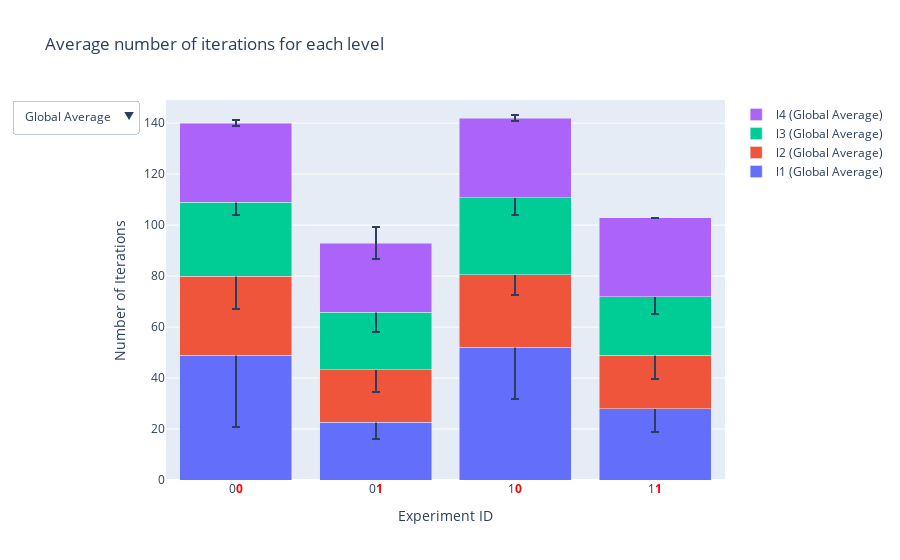

The cell this chart's notebook holds for it:
### Markdown cell above
## Iterations

### Code cell
fig = go.Figure()

# Add traces for each level and each subject
for subject in subjects:
    subject_data = stats[stats["subj_id"] == subject]
    fig.add_trace(
        go.Bar(
            x=subject_data["highlighted_label"],
            y=subject_data["l1_mean"],
            name=f"l1 ({subject})",
            visible=(subject == "Global Average"),
            error_y=dict(type="data", array=subject_data["l1_std"]),
        )
    )
    fig.add_trace(
        go.Bar(
            x=subject_data["highlighted_label"],
            y=subject_data["l2_mean"],
            name=f"l2 ({subject})",
            visible=(subject == "Global Average"),
            error_y=dict(type="data", array=subject_data["l2_std"]),
        )
    )
    fig.add_trace(
        go.Bar(
            x=subject_data["highlighted_label"],
            y=subject_data["l3_mean"],
            name=f"l3 ({subject})",
            visible=(subject == "Global Average"),
            error_y=dict(type="data", array=subject_data["l3_std"]),
        )
    )
    fig.add_trace(
        go.Bar(
            x=subject_data["highlighted_label"],
            y=subject_data["l4_mean"],
            name=f"l4 ({subject})",
            visible=(subject == "Global Average"),
            error_y=dict(type="data", array=subject_data["l4_std"]),
        )
    )

buttons = get_dropdown(subjects)

# Update layout with dropdown menu and stack bars
y_max = (
    stats.groupby("exp_id")[["l1_mean", "l2_mean", "l3_mean", "l4_mean"]]
    .mean()
    .sum(axis=1)
    .max()
)
fig.update_layout(
    updatemenus=[dict(type="dropdown", showactive=True, buttons=buttons)],
    barmode="stack",
    title="Average number of iterations for each level",
    xaxis_title="Experiment ID",
    yaxis_title="Number of Iterations",
    yaxis=dict(
        range=[
            0,
            y_max * 1.05,
        ]
    ),
)

fig.show()
fig.write_html(figure_dir / "iterations.html")
fig.write_image(figure_dir / "iterations.png")

### Figure 1 — Plotly figure (JSON) as saved in the notebook; plotly's stock layout.template omitted (floating-point values rounded to 4 significant figures)
{"data": [{"error_y": {"array": [35.63, 4.581, 14.95, 12.51], "type": "data"}, "name": "l1 (s003)", "type": "bar", "visible": false, "x": ["0<b style='color:red;'>0</b>", "0<b style='color:red;'>1</b>", "1<b style='color:red;'>0</b>", "1<b style='color:red;'>1</b>"], "y": [74, 20.9, 61.6, 27.4]}, {"error_y": {"array": [16.66, 9.286, 7.009, 14.01], "type": "data"}, "name": "l2 (s003)", "type": "bar", "visible": false, "x": ["0<b style='color:red;'>0</b>", "0<b style='color:red;'>1</b>", "1<b style='color:red;'>0</b>", "1<b style='color:red;'>1</b>"], "y": [33.8, 24, 27.7, 29.1]}, {"error_y": {"array": [5.915, 9.044, 8.561, 8.37], "type": "data"}, "name": "l3 (s003)", "type": "bar", "visible": false, "x": ["0<b style='color:red;'>0</b>", "0<b style='color:red;'>1</b>", "1<b style='color:red;'>0</b>", "1<b style='color:red;'>1</b>"], "y": [28.1, 29.7, 32.8, 22.5]}, {"error_y": {"array": [1.252, 6.381, 2.359, 0], "type": "data"}, "name": "l4 (s003)", "type": "bar", "visible": false, "x": ["0<b style='color:red;'>0</b>", "0<b style='color:red;'>1</b>", "1<b style='color:red;'>0</b>", "1<b style='color:red;'>1</b>"], "y": [30.3, 28.6, 31.7, 31]}, {"error_y": {"array": [5.94, 4.347, 6.896, 7.214], "type": "data"}, "name": "l1 (s017)", "type": "bar", "visible": false, "x": ["0<b style='color:red;'>0</b>", "0<b style='color:red;'>1</b>", "1<b style='color:red;'>0</b>", "1<b style='color:red;'>1</b>"], "y": [40.44, 22.3, 46.88, 29.6]}, {"error_y": {"array": [2.0, 4.358, 0.9258, 5.417], "type": "data"}, "name": "l2 (s017)", "type": "bar", "visible": false, "x": ["0<b style='color:red;'>0</b>", "0<b style='color:red;'>1</b>", "1<b style='color:red;'>0</b>", "1<b style='color:red;'>1</b>"], "y": [32, 17.9, 32, 17.3]}, {"error_y": {"array": [1.667, 7.749, 3.091, 5.168], "type": "data"}, "name": "l3 (s017)", "type": "bar", "visible": false, "x": ["0<b style='color:red;'>0</b>", "0<b style='color:red;'>1</b>", "1<b style='color:red;'>0</b>", "1<b style='color:red;'>1</b>"], "y": [31.56, 22.4, 33.12, 21.6]}, {"error_y": {"array": [0.6667, 6.67, 0, 0], "type": "data"}, "name": "l4 (s017)", "type": "bar", "visible": false, "x": ["0<b style='color:red;'>0</b>", "0<b style='color:red;'>1</b>", "1<b style='color:red;'>0</b>", "1<b style='color:red;'>1</b>"], "y": [31.22, 26.6, 31, 31]}, {"error_y": {"array": [4.392, 9.009, 13.91, 7.88], "type": "data"}, "name": "l1 (s025)", "type": "bar", "visible": false, "x": ["0<b style='color:red;'>0</b>", "0<b style='color:red;'>1</b>", "1<b style='color:red;'>0</b>", "1<b style='color:red;'>1</b>"], "y": [24.2, 21.4, 30.4, 23.1]}, {"error_y": {"array": [7.439, 6.255, 4.551, 5.25], "type": "data"}, "name": "l2 (s025)", "type": "bar", "visible": false, "x": ["0<b style='color:red;'>0</b>", "0<b style='color:red;'>1</b>", "1<b style='color:red;'>0</b>", "1<b style='color:red;'>1</b>"], "y": [20.7, 21.7, 18.6, 16.3]}, {"error_y": {"array": [4.502, 5.181, 5.337, 5.701], "type": "data"}, "name": "l3 (s025)", "type": "bar", "visible": false, "x": ["0<b style='color:red;'>0</b>", "0<b style='color:red;'>1</b>", "1<b style='color:red;'>0</b>", "1<b style='color:red;'>1</b>"], "y": [26.6, 22.2, 23.4, 22.5]}, {"error_y": {"array": [0.5164, 5.793, 0.6325, 0], "type": "data"}, "name": "l4 (s025)", "type": "bar", "visible": false, "x": ["0<b style='color:red;'>0</b>", "0<b style='color:red;'>1</b>", "1<b style='color:red;'>0</b>", "1<b style='color:red;'>1</b>"], "y": [30.4, 29, 30.8, 31]}, {"error_y": {"array": [35.38, 4.993, 25.18, 5.122], "type": "data"}, "name": "l1 (s028)", "type": "bar", "visible": false, "x": ["0<b style='color:red;'>0</b>", "0<b style='color:red;'>1</b>", "1<b style='color:red;'>0</b>", "1<b style='color:red;'>1</b>"], "y": [61.3, 18.6, 69, 24.7]}, {"error_y": {"array": [19.71, 15.6, 7.246, 7.927], "type": "data"}, "name": "l2 (s028)", "type": "bar", "visible": false, "x": ["0<b style='color:red;'>0</b>", "0<b style='color:red;'>1</b>", "1<b style='color:red;'>0</b>", "1<b style='color:red;'>1</b>"], "y": [35.7, 22.8, 33.5, 24.2]}, {"error_y": {"array": [7.969, 4.473, 4.306, 8.017], "type": "data"}, "name": "l3 (s028)", "type": "bar", "visible": false, "x": ["0<b style='color:red;'>0</b>", "0<b style='color:red;'>1</b>", "1<b style='color:red;'>0</b>", "1<b style='color:red;'>1</b>"], "y": [27.8, 17.3, 32.1, 25.5]}, {"error_y": {"array": [0.3162, 5.42, 1.337, 0], "type": "data"}, "name": "l4 (s028)", "type": "bar", "visible": false, "x": ["0<b style='color:red;'>0</b>", "0<b style='color:red;'>1</b>", "1<b style='color:red;'>0</b>", "1<b style='color:red;'>1</b>"], "y": [30.9, 23.4, 31.7, 31]}, {"error_y": {"array": [null, 9.899], "type": "data"}, "name": "l1 (s031)", "type": "bar", "visible": false, "x": ["0<b style='color:red;'>0</b>", "0<b style='color:red;'>1</b>"], "y": [43, 24]}, {"error_y": {"array": [null, 5.657], "type": "data"}, "name": "l2 (s031)", "type": "bar", "visible": false, "x": ["0<b style='color:red;'>0</b>", "0<b style='color:red;'>1</b>"], "y": [34, 15]}, {"error_y": {"array": [null, 3.536], "type": "data"}, "name": "l3 (s031)", "type": "bar", "visible": false, "x": ["0<b style='color:red;'>0</b>", "0<b style='color:red;'>1</b>"], "y": [31, 16.5]}, {"error_y": {"array": [null, 1.414], "type": "data"}, "name": "l4 (s031)", "type": "bar", "visible": false, "x": ["0<b style='color:red;'>0</b>", "0<b style='color:red;'>1</b>"], "y": [31, 14]}, {"error_y": {"array": [7.863, 4.625, 9.601, 7.055], "type": "data"}, "name": "l1 (s036)", "type": "bar", "visible": false, "x": ["0<b style='color:red;'>0</b>", "0<b style='color:red;'>1</b>", "1<b style='color:red;'>0</b>", "1<b style='color:red;'>1</b>"], "y": [44.5, 29.5, 51.2, 35]}, {"error_y": {"array": [3.266, 4.244, 5.793, 4.853], "type": "data"}, "name": "l2 (s036)", "type": "bar", "visible": false, "x": ["0<b style='color:red;'>0</b>", "0<b style='color:red;'>1</b>", "1<b style='color:red;'>0</b>", "1<b style='color:red;'>1</b>"], "y": [33, 18.3, 31, 18]}, {"error_y": {"array": [0.4216, 8.08, 5.169, 6.391], "type": "data"}, "name": "l3 (s036)", "type": "bar", "visible": false, "x": ["0<b style='color:red;'>0</b>", "0<b style='color:red;'>1</b>", "1<b style='color:red;'>0</b>", "1<b style='color:red;'>1</b>"], "y": [31.2, 22.2, 30.5, 22.8]}, {"error_y": {"array": [1.897, 0.6749, 0.4714, 0], "type": "data"}, "name": "l4 (s036)", "type": "bar", "visible": false, "x": ["0<b style='color:red;'>0</b>", "0<b style='color:red;'>1</b>", "1<b style='color:red;'>0</b>", "1<b style='color:red;'>1</b>"], "y": [31.6, 30.7, 31, 31]}, {"error_y": {"array": [28.04, 6.699, 20.27, 9.021], "type": "data"}, "name": "l1 (Global Average)", "type": "bar", "visible": true, "x": ["0<b style='color:red;'>0</b>", "0<b style='color:red;'>1</b>", "1<b style='color:red;'>0</b>", "1<b style='color:red;'>1</b>"], "y": [48.94, 22.6, 52.02, 27.96]}, {"error_y": {"array": [12.81, 8.908, 7.726, 9.327], "type": "data"}, "name": "l2 (Global Average)", "type": "bar", "visible": true, "x": ["0<b style='color:red;'>0</b>", "0<b style='color:red;'>1</b>", "1<b style='color:red;'>0</b>", "1<b style='color:red;'>1</b>"], "y": [31.08, 20.71, 28.42, 20.98]}, {"error_y": {"array": [5.119, 7.873, 6.565, 6.696], "type": "data"}, "name": "l3 (Global Average)", "type": "bar", "visible": true, "x": ["0<b style='color:red;'>0</b>", "0<b style='color:red;'>1</b>", "1<b style='color:red;'>0</b>", "1<b style='color:red;'>1</b>"], "y": [29.04, 22.52, 30.27, 22.98]}, {"error_y": {"array": [1.154, 6.278, 1.296, 0], "type": "data"}, "name": "l4 (Global Average)", "type": "bar", "visible": true, "x": ["0<b style='color:red;'>0</b>", "0<b style='color:red;'>1</b>", "1<b style='color:red;'>0</b>", "1<b style='color:red;'>1</b>"], "y": [30.88, 27.13, 31.25, 31]}], "layout": {"barmode": "stack", "title": {"text": "Average number of iterations for each level"}, "updatemenus": [{"buttons": [{"args": [{"visible": [false, false, false, false, false, false, true]}, {"title": "Global Average"}], "label": "Global Average", "method": "update"}, {"args": [{"visible": [false, false, false, false, false, true, false]}, {"title": "s036 Average"}], "label": "s036", "method": "update"}, {"args": [{"visible": [false, false, true, false, false, false, false]}, {"title": "s025 Average"}], "label": "s025", "method": "update"}, {"args": [{"visible": [false, true, false, false, false, false, false]}, {"title": "s017 Average"}], "label": "s017", "method": "update"}, {"args": [{"visible": [false, false, false, true, false, false, false]}, {"title": "s028 Average"}], "label": "s028", "method": "update"}, {"args": [{"visible": [true, false, false, false, false, false, false]}, {"title": "s003 Average"}], "label": "s003", "method": "update"}, {"args": [{"visible": [false, false, false, false, true, false, false]}, {"title": "s031 Average"}], "label": "s031", "method": "update"}], "showactive": true, "type": "dropdown"}], "xaxis": {"title": {"text": "Experiment ID"}}, "yaxis": {"range": [0, 149.1], "title": {"text": "Number of Iterations"}}}}
